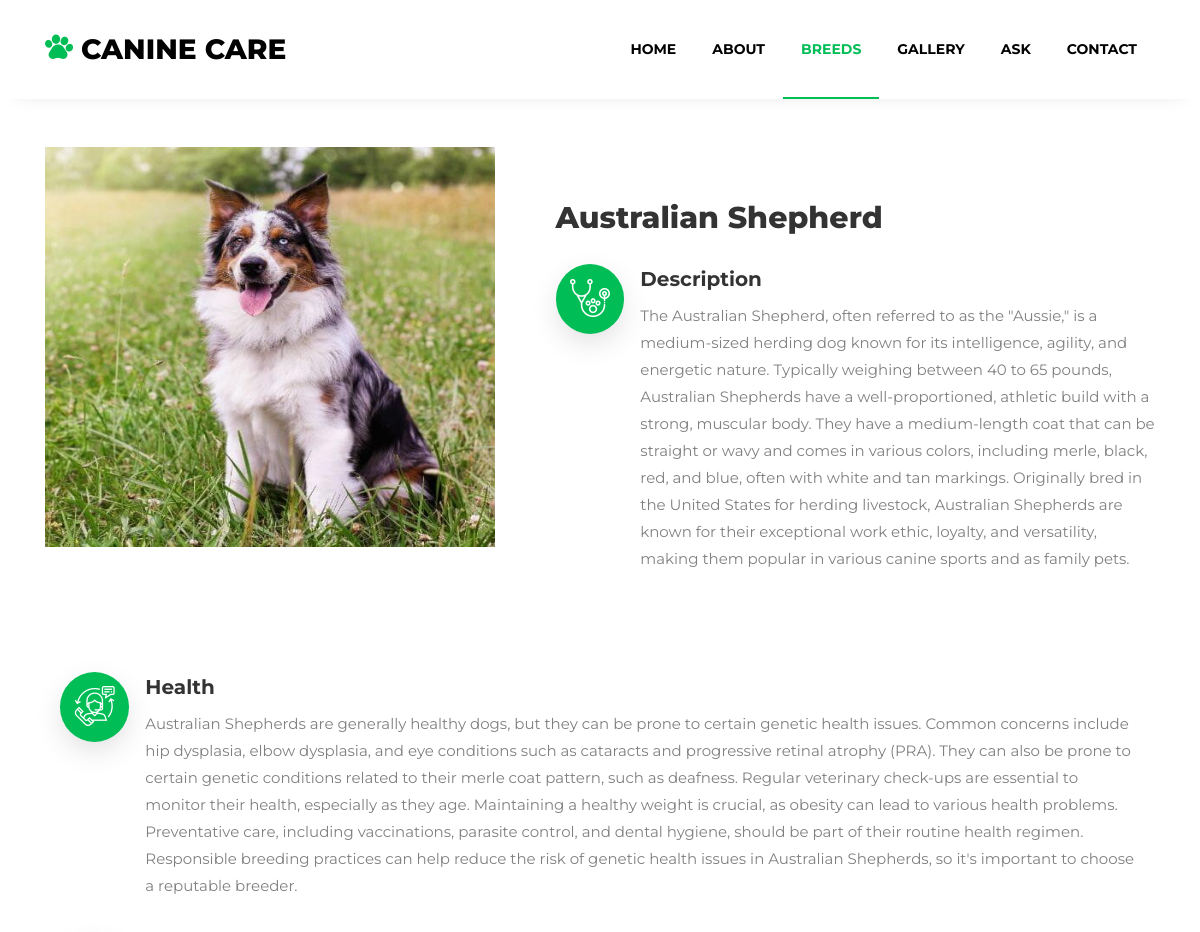
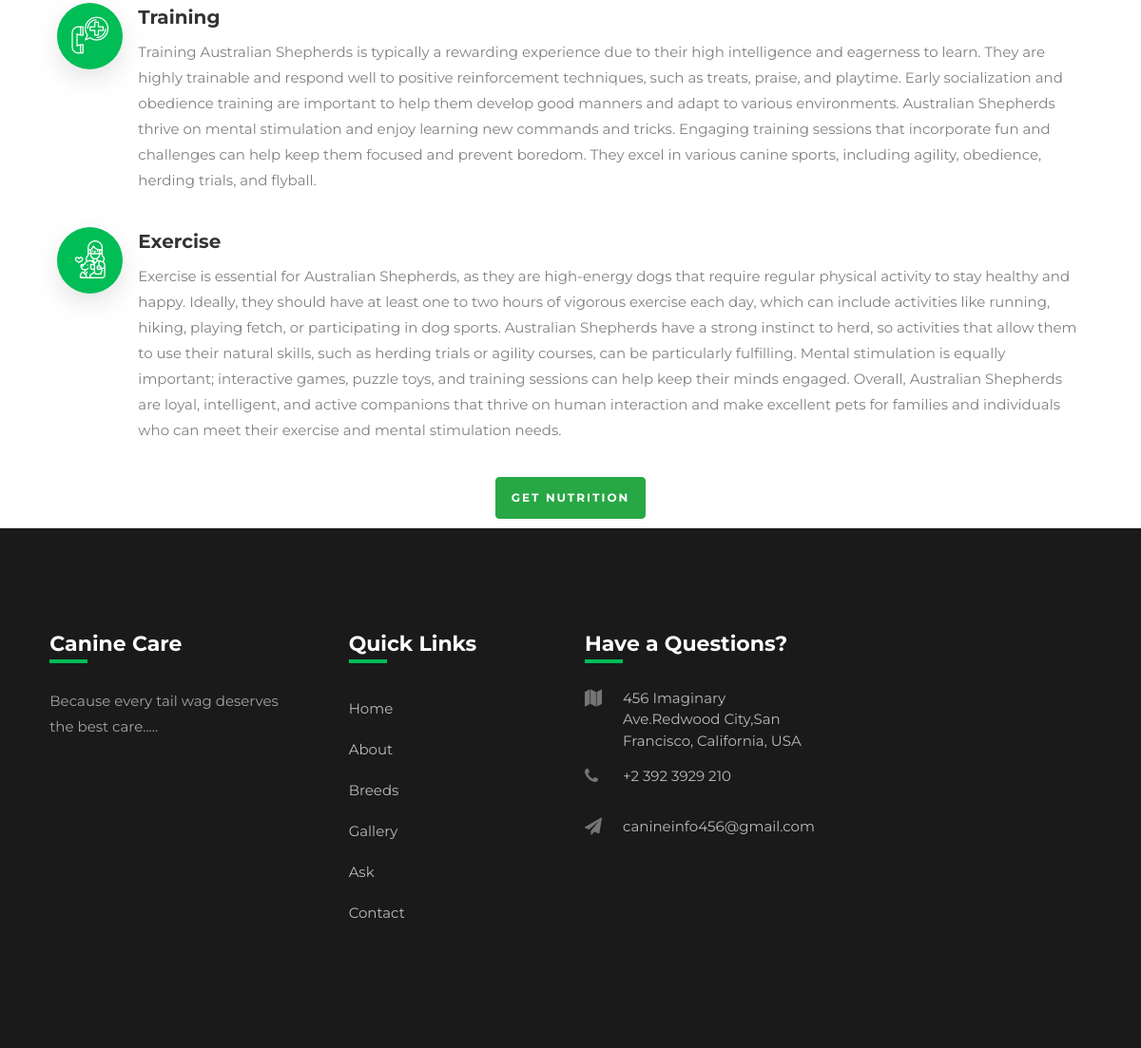
Page /single_breed/21/ on the committed database (2 pictures, top to bottom).
### adminside/models.py (models this page shows)
class Breeddb(models.Model):
    Breed_name =models.CharField(max_length=100,null=True,blank=True)
    Alpha_name =models.CharField(max_length=100,null=True,blank=True)
    Description =models.CharField(max_length=3000,null=True,blank=True)
    Health =models.CharField(max_length=3000,null=True,blank=True)
    Training =models.CharField(max_length=3000,null=True,blank=True)
    Exercise =models.CharField(max_length=3000,null=True,blank=True)
    breed_image =models.ImageField(upload_to="Breed images",null=True,blank=True)

### dog/views.py (the view)
# urls.py: path('single_breed/<int:b_id>/',views.single_breed,name="single_breed"),
def single_breed(request,b_id):
    dog = Breeddb.objects.get(id=b_id)
    return render(request,"Single_breed.html",{'dog':dog})

### dog/templates/Single_breed.html (shortened to what this page needs)
<!DOCTYPE html>
{% load static %}
<html>
<head>
    <link rel="stylesheet" href="https://stackpath.bootstrapcdn.com/font-awesome/4.7.0/css/font-awesome.min.css">
    <link rel="stylesheet" href="{% static 'index/css/animate.css' %}">
    <link rel="stylesheet" href="{% static 'index/css/owl.carousel.min.css' %}">
    <link rel="stylesheet" href="{% static 'index/css/owl.theme.default.min.css' %}">
    <link rel="stylesheet" href="{% static 'index/css/magnific-popup.css' %}">
    <link rel="stylesheet" href="{% static 'index/css/bootstrap-datepicker.css' %}">
    <link rel="stylesheet" href="{% static 'index/css/jquery.timepicker.css' %}">
    <link rel="stylesheet" href="{% static 'index/css/flaticon.css' %}">
    <link rel="stylesheet" href="{% static 'index/css/style.css' %}">
</head>
<body>
<nav class="navbar navbar-expand-lg navbar-dark ftco_navbar bg-dark ftco-navbar-light" id="ftco-navbar">
	    <div class="container">
	    	<a class="navbar-brand" href="{% url 'homepage' %}"><span class="flaticon-pawprint-1 mr-2"></span>CANINE CARE</a>
	      <div class="collapse navbar-collapse" id="ftco-nav">
	        <ul class="navbar-nav ml-auto">
	        	<li class="nav-item "><a href="{% url 'homepage' %}" class="nav-link">Home</a></li>
	        	<li class="nav-item"><a href="{% url 'about' %}" class="nav-link">About</a></li>
	        	<li class="nav-item active"><a href="{% url 'initial_select' %}" class="nav-link">Breeds</a></li>
	          <li class="nav-item"><a href="{% url 'gallery' %}" class="nav-link">Gallery</a></li>
	          <li class="nav-item"><a href="{% url 'chatbot' %}" class="nav-link">Ask</a></li>
	          <li class="nav-item"><a href="{% url 'contact' %}" class="nav-link">Contact</a></li>
	        </ul>
	      </div>
	    </div>
	  </nav>
    <section class="ftco-section ftco-no-pt ftco-no-pb">
    	<div class="container">
    		<div class="row d-flex no-gutters">
    			<div class="col-md-5 d-flex">
                    <div>
                        <img src="{{dog.breed_image.url}}" width="450px" height="400px" class="mt-5">
    				</div>
    			</div>
    			<div class="col-md-7 pl-md-5 py-md-5">
    				<div class="heading-section pt-md-5">
	            <h2 class="mb-4">{{dog.Breed_name}}</h2>
    				</div>
    				<div class="row">
	    				<div class="col-md-12 services-2 w-100 d-flex">
	    					<div class="icon d-flex align-items-center justify-content-center"><span class="flaticon-stethoscope"></span></div>
	    					<div class="text pl-3">
	    						<h4>Description</h4>
	    						<p>{{dog.Description}}</p>
	    					</div>
	    				</div>
	    			</div>
	        </div>
        </div>
            <div class="col-md-12 mt-3 services-2 w-100 d-flex">
	    					<div class="icon d-flex align-items-center justify-content-center"><span class="flaticon-customer-service"></span></div>
	    					<div class="text pl-3">
	    						<h4>Health</h4>
	    						<p>{{dog.Health}}</p>
	    					</div>
	    				</div>
	    				<div class="col-md-12 services-2 w-100 d-flex">
	    					<div class="icon d-flex align-items-center justify-content-center"><span class="flaticon-emergency-call"></span></div>
	    					<div class="text pl-3">
	    						<h4>Training</h4>
	    						<p>{{dog.Training}}</p>
	    					</div>
	    				</div>
	    				<div class="col-md-12 services-2 w-100 d-flex">
	    					<div class="icon d-flex align-items-center justify-content-center"><span class="flaticon-veterinarian"></span></div>
	    					<div class="text pl-3">
	    						<h4>Exercise</h4>
	    						<p>{{dog.Exercise}}</p>
	    					</div>
	    				</div>
            <a href="{% url 'get_nutri' b_id=dog.id %}"><button class="btn btn-success">Get Nutrition</button></a>
            <br><br>
    	</div>
    </section>
  <footer class="footer">
			<div class="container">
				<div class="row">
					<div class="col-md-6 col-lg-3 mb-4 mb-md-0">
						<h2 class="footer-heading">Canine Care</h2>
						<p>Because every tail wag deserves the best care.....</p>
						<ul class="ftco-footer-social p-0">
            </ul>
					</div>
					<div class="col-md-6 col-lg-3 pl-lg-5 mb-4 mb-md-0">
						<h2 class="footer-heading">Quick Links</h2>
						<ul class="list-unstyled">
              <li><a href="{% url 'homepage' %}" class="py-2 d-block">Home</a></li>
              <li><a href="{% url 'about' %}" class="py-2 d-block">About</a></li>
              <li><a href="{% url 'initial_select' %}" class="py-2 d-block">Breeds</a></li>
              <li><a href="{% url 'gallery' %}" class="py-2 d-block">Gallery</a></li>
              <li><a href="{% url 'chatbot' %}" class="py-2 d-block">Ask</a></li>
              <li><a href="{% url 'contact' %}" class="py-2 d-block">Contact</a></li>
            </ul>
					</div>
					<div class="col-md-6 col-lg-3 mb-4 mb-md-0">
						<h2 class="footer-heading">Have a Questions?</h2>
						<div class="block-23 mb-3">
              <ul>
                <li><span class="icon fa fa-map"></span><span class="text">456 Imaginary Ave.Redwood City,San Francisco, California, USA</span></li>
                <li><a href="#"><span class="icon fa fa-phone"></span><span class="text">+2 392 3929 210</span></a></li>
                <li><a href="#"><span class="icon fa fa-paper-plane"></span><span class="text">canineinfo456@gmail.com</span></a></li>
              </ul>
            </div>
					</div>
				</div>
				<div class="row mt-5">
          <div class="col-md-12 text-center">
        </div>
			</div>
		</footer>
</body>
</html>

### dog/templates/Single_breed.html (style rules this page uses)
.container { display: flex; flex-wrap: wrap; justify-content: center; }

### rows in the picture
Breeddb: breed_image (picture), Breed_name "Australian Shepherd", Description "The Australian Shepherd, often referred to as the \"Aussie,\" is a medium-sized herding dog known for its intelligence, agility, and energetic nature. Typically weighing between 40 to 65 pounds, Australian Shepherds have a well-proportioned, athletic build with a strong, muscular body. They have a medium-length coat that can be straight or wavy and comes in various colors, including merle, black, red, and blue, often with white and tan markings. Originally bred in the United States for herding livestock, Australian Shepherds are known for their exceptional work ethic, loyalty, and versatility, making them popular in various canine sports and as family pets.", Health "Australian Shepherds are generally healthy dogs, but they can be prone to certain genetic health issues. Common concerns include hip dysplasia, elbow dysplasia, and eye conditions such as cataracts and progressive retinal atrophy (PRA). They can also be prone to certain genetic conditions related to their merle coat pattern, such as deafness. Regular veterinary check-ups are essential to monitor their health, especially as they age. Maintaining a healthy weight is crucial, as obesity can lead to various health problems. Preventative care, including vaccinations, parasite control, and dental hygiene, should be part of their routine health regimen. Responsible breeding practices can help…", Training "Training Australian Shepherds is typically a rewarding experience due to their high intelligence and eagerness to learn. They are highly trainable and respond well to positive reinforcement techniques, such as treats, praise, and playtime. Early socialization and obedience training are important to help them develop good manners and adapt to various environments. Australian Shepherds thrive on mental stimulation and enjoy learning new commands and tricks. Engaging training sessions that incorporate fun and challenges can help keep them focused and prevent boredom. They excel in various canine sports, including agility, obedience, herding trials, and flyball.", Exercise "Exercise is essential for Australian Shepherds, as they are high-energy dogs that require regular physical activity to stay healthy and happy. Ideally, they should have at least one to two hours of vigorous exercise each day, which can include activities like running, hiking, playing fetch, or participating in dog sports. Australian Shepherds have a strong instinct to herd, so activities that allow them to use their natural skills, such as herding trials or agility courses, can be particularly fulfilling. Mental stimulation is equally important; interactive games, puzzle toys, and training sessions can help keep their minds engaged. Overall, Australian Shepherds are loyal, intelligent, and…"
